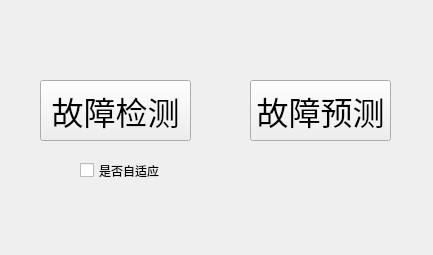
<?xml version="1.0" encoding="UTF-8"?>
<ui version="4.0">
 <class>MainWindow</class>
 <widget class="QMainWindow" name="MainWindow">
  <property name="geometry">
   <rect>
    <x>0</x>
    <y>0</y>
    <width>433</width>
    <height>255</height>
   </rect>
  </property>
  <property name="windowTitle">
   <string>运行</string>
  </property>
  <widget class="QWidget" name="centralwidget">
   <widget class="QPushButton" name="detectButton">
    <property name="geometry">
     <rect>
      <x>40</x>
      <y>80</y>
      <width>151</width>
      <height>61</height>
     </rect>
    </property>
    <property name="font">
     <font>
      <pointsize>24</pointsize>
     </font>
    </property>
    <property name="text">
     <string>故障检测</string>
    </property>
   </widget>
   <widget class="QPushButton" name="predictButton">
    <property name="geometry">
     <rect>
      <x>250</x>
      <y>80</y>
      <width>141</width>
      <height>61</height>
     </rect>
    </property>
    <property name="font">
     <font>
      <pointsize>24</pointsize>
     </font>
    </property>
    <property name="text">
     <string>故障预测</string>
    </property>
   </widget>
   <widget class="QCheckBox" name="checkBox">
    <property name="geometry">
     <rect>
      <x>80</x>
      <y>160</y>
      <width>101</width>
      <height>21</height>
     </rect>
    </property>
    <property name="text">
     <string>是否自适应</string>
    </property>
   </widget>
  </widget>
 </widget>
 <resources/>
 <connections/>
</ui>
